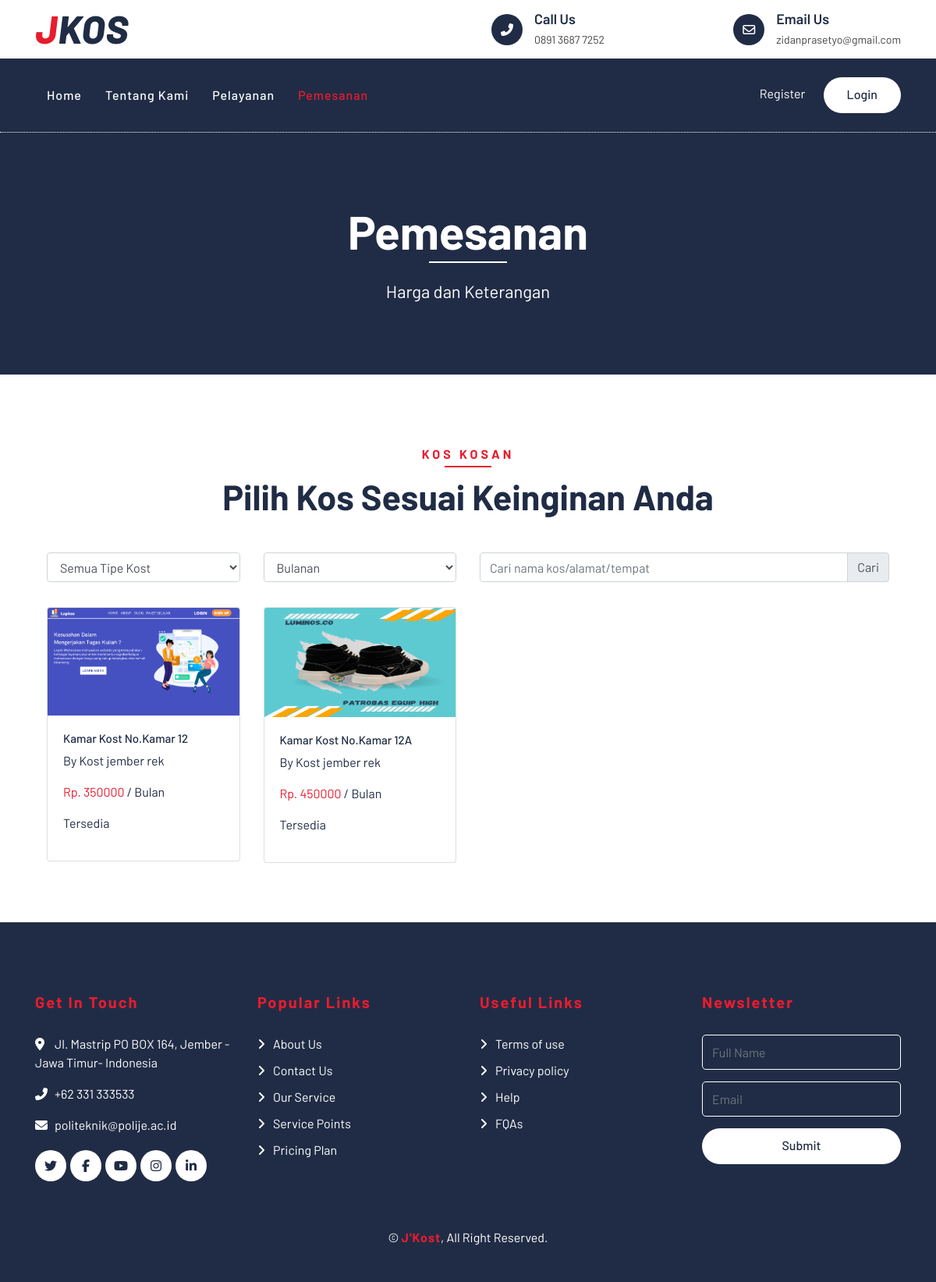
Before: /order.php with the older database file.
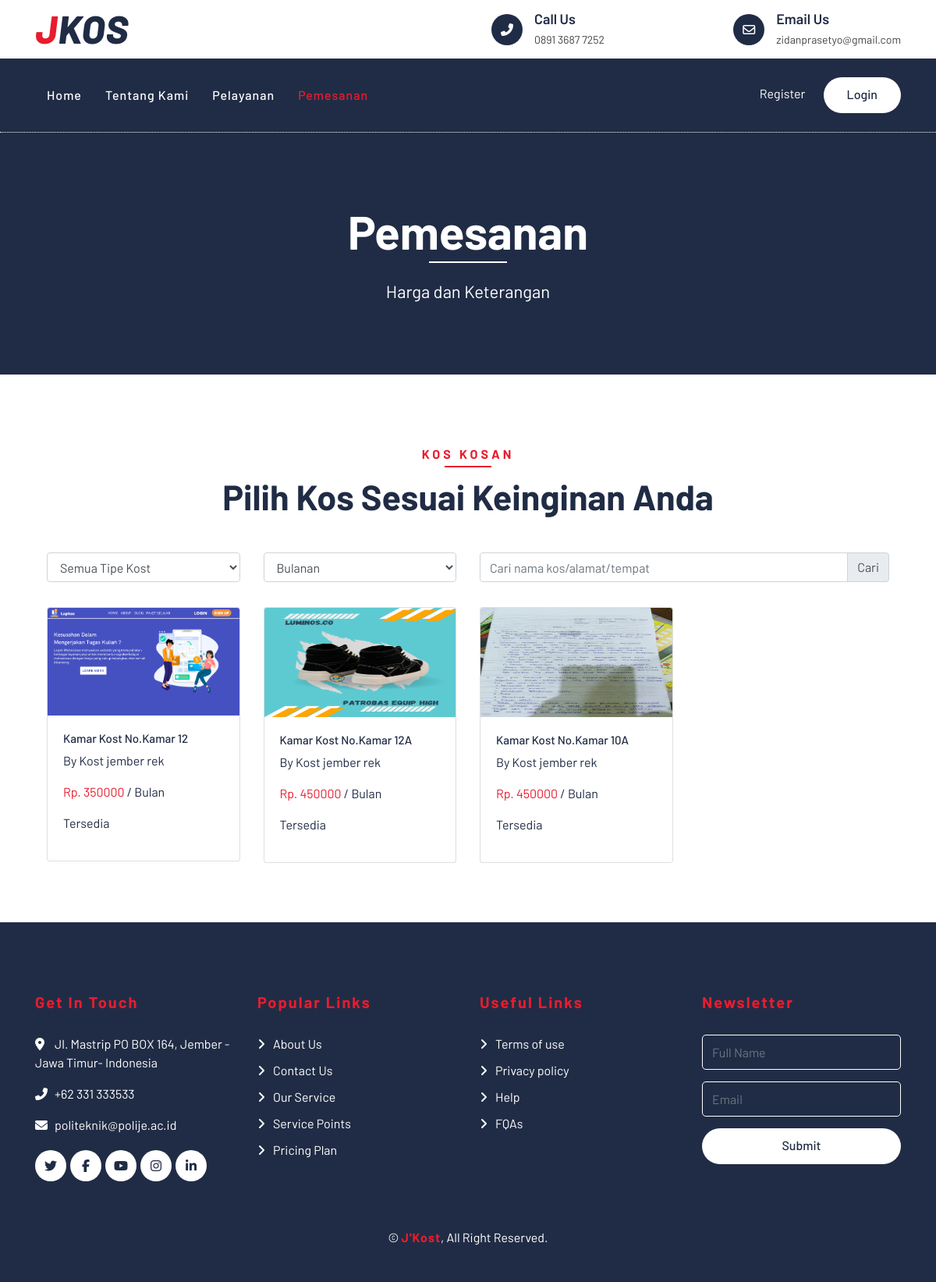
After: the same page with the newer database file.
### tables this page shows
CREATE TABLE `kamar_kost` (
  `id_kamar` int(11) NOT NULL,
  `id_kost` int(11) NOT NULL,
  `jenis_kamar` varchar(255) NOT NULL,
  `no_kamar` varchar(100) NOT NULL,
  `harga` varchar(225) NOT NULL,
  `status_kamar` varchar(255) NOT NULL,
  `foto_kamar_pertama` varchar(225) NOT NULL,
  `foto_kamar_kedua` varchar(225) NOT NULL,
  `foto_kamar_ketiga` varchar(225) NOT NULL,
  `foto_kamar_keempat` varchar(225) NOT NULL,
  `deskripsi` varchar(255) NOT NULL
);

CREATE TABLE `data_kost` (
  `id_kost` int(11) NOT NULL,
  `id_user` int(11) NOT NULL,
  `nama_kost` varchar(255) NOT NULL,
  `alamat` varchar(255) NOT NULL,
  `deskripsi` varchar(255) NOT NULL,
  `foto` varchar(255) DEFAULT NULL,
  `maps` varchar(225) DEFAULT NULL,
  `status` varchar(255) DEFAULT NULL,
  `longtitude` varchar(225) NOT NULL,
  `latitude` varchar(225) NOT NULL
);

### order.php (the view, shortened to what this page needs)
<?php
require("koneksi.php");
?>
<!DOCTYPE html>
<html lang="en">
<head>
    <link href="https://stackpath.bootstrapcdn.com/bootstrap/4.4.1/css/bootstrap.min.css" rel="stylesheet">
    <link href="https://cdnjs.cloudflare.com/ajax/libs/font-awesome/5.10.0/css/all.min.css" rel="stylesheet">
    <link href="lib/flaticon/font/flaticon.css" rel="stylesheet">
    <link href="lib/animate/animate.min.css" rel="stylesheet">
    <link href="lib/owlcarousel/assets/owl.carousel.min.css" rel="stylesheet">
    <link rel="stylesheet" href="node_modules/@fortawesome/fontawesome-free/css/all.css">
    <link href="css/style.css" rel="stylesheet">
</head>
<body>
    <div class="top-bar">
        <div class="container">
            <div class="row align-items-center">
                <div class="col-lg-4 col-md-3">
                    <div class="logo">
                        <a href="index.html">
                            <h1>J<span>KOS</span></h1>
                        </a>
                    </div>
                </div>
                <div class="col-4 col-md-4">
                    <div class="top-bar-item">
                        <div class="top-bar-icon">
                            <i class="fa fa-phone-alt"></i>
                        </div>
                        <div class="top-bar-text">
                            <h3>Call Us</h3>
                            <p>0891 3687 7252</p>
                        </div>
                    </div>
                </div>
                <div class="col-4 col-md-4">
                    <div class="top-bar-item">
                        <div class="top-bar-icon">
                            <i class="far fa-envelope"></i>
                        </div>
                        <div class="top-bar-text">
                            <h3>Email Us</h3>
                            <p>zidanprasetyo@gmail.com</p>
                        </div>
                    </div>
                </div>
            </div>
        </div>
    </div>
    <div class="nav-bar">
        <div class="container">
            <nav class="navbar navbar-expand-lg bg-dark navbar-dark">
                <div class="collapse navbar-collapse justify-content-between" id="navbarCollapse">
                    <div class="navbar-nav mr-auto">
                        <a href="index" class="nav-item nav-link ">Home</a>
                        <a href="about" class="nav-item nav-link">Tentang Kami</a>
                        <a href="service" class="nav-item nav-link">Pelayanan</a>
                        <a href="order" class="nav-item nav-link active">Pemesanan</a>
                    </div>
                    <div class="ml-auto">
                        <?php if (isset($_SESSION['id_user'])) { ?>
                            <ul class="navbar-nav d-lg-flex">
                                <li class="nav-item dropdown">
                                    <a href="" class="nav-link" id="navbarDropdown" role="button" data-toggle="dropdown">
                                        Hi, <?php echo $name; ?>
                                        <img src="img/<?= $sesImg;  ?>" alt="" class="rounded-circle m-0 p-0 profile-picture " height="50px">
                                    </a>
                                    <div class="dropdown-menu bg-dark">
                                        <a href="dashboard" class="dropdown-item text-danger">Dashboard</a>
                                        <a href="ResetPass" class="dropdown-item text-danger">Setting</a>
                                        <div class="dropdown-divider"></div>
                                        <a href="logout" class="dropdown-item text-danger">Logout</a>
                                    </div>
                                </li>
                            </ul>
                        <?php
                        } elseif (!isset($_SESSION['id_user'])) { ?>
                            <a href="register.php" class="btn-regis ">Register</a>
                            <a href="login.php" class="btn btn-custom">Login</a>
                        <?php } ?>
                    </div>
                </div>
            </nav>
        </div>
    </div>
    <div class="page-header">
        <div class="container">
            <div class="row">
                <div class="col-12">
                    <h2>Pemesanan</h2>
                </div>
                <div class="col-12">
                    <a href="">Harga dan Keterangan</a>
                </div>
            </div>
        </div>
    </div>
    <div class="price">
        <div class="container">
            <div class="section-header text-center">
                <p>Kos Kosan</p>
                <h2>Pilih Kos Sesuai Keinginan Anda</h2>
            </div>
            <form action="" method="get">
                <div class="row mb-3 justify-content-between">
                    <div class="col-lg-3">
                        <select class="form-control  form-select" aria-label="Default select example">
                            <option selected><i class="fa-regular fa-people"></i>Semua Tipe Kost</option>
                        </select>
                    </div>
                    <div class="col-lg-3">
                        <select class="form-control  form-select" aria-label="Default select example">
                            <option selected><i class="fa-regular fa-people"></i>Bulanan</option>
                        </select>
                    </div>
                    <div class="col-lg-6 input-group mb-3">
                        <input type="text" name="keyword" class="form-control" placeholder="Cari nama kos/alamat/tempat " aria-label="Recipient's username" aria-describedby="basic-addon2">
                        <div class="input-group-append">
                            <button class="input-group-text  btn" id="basic-addon2">Cari</button>
                        </div>
                    </div>
                </div>
            </form>
            <div class="row">
                <?php
                $queryKost = "SELECT kamar_kost.id_kamar,data_kost.nama_kost, kamar_kost.no_kamar,kamar_kost.harga,kamar_kost.foto_kamar_pertama,kamar_kost.status_kamar
                        FROM kamar_kost
                        INNER JOIN data_kost ON kamar_kost.id_kost=data_kost.id_kost
                        WHERE kamar_kost.status_kamar = 'Tersedia' AND data_kost.status = 'APPROVED'";
                $result = mysqli_query($koneksi, $queryKost);
                while ($row = mysqli_fetch_array($result)) {
                    $idKamar = $row['id_kamar'];
                    $noKamar = $row['no_kamar'];
                    $namaKost = $row['nama_kost'];
                    $harga = $row['harga'];
                    $foto = $row['foto_kamar_pertama'];
                    $statKamar = $row['status_kamar']
                ?>
                    <div class="col-lg-3 mb-3">
                        <a href="details.php?id_kamar=<?= $idKamar; ?>">
                            <div class="card">
                                <img src="img/<?= $foto; ?>" class="card-img-top" alt="..." style="max-height: 140px;">
                                <div class="card-body">
                                    <h2 class="card-text">Kamar Kost No.Kamar <?= $noKamar; ?></h2>
                                    <p>By <?= $namaKost; ?></p>
                                    <p><span class="kost-price">Rp. <?= $harga; ?> </span>/ Bulan</p>
                                    <p><?= $statKamar; ?></p>
                                </div>
                            </div>
                        </a>
                    </div>
                <?php } ?>
            </div>
        </div>
    </div>
    <div class="footer">
        <div class="container">
            <div class="row">
                <div class="col-lg-3 col-md-6">
                    <div class="footer-contact">
                        <h2>Get In Touch</h2>
                        <p><i class="fa fa-map-marker-alt"></i>Jl. Mastrip PO BOX 164, Jember - Jawa Timur- Indonesia</p>
                        <p><i class="fa fa-phone-alt"></i>+62 331 333533</p>
                        <p><i class="fa fa-envelope"></i>politeknik@polije.ac.id</p>
                        <div class="footer-social">
                            <a class="btn" href=""><i class="fab fa-twitter"></i></a>
                            <a class="btn" href=""><i class="fab fa-facebook-f"></i></a>
                            <a class="btn" href=""><i class="fab fa-youtube"></i></a>
                            <a class="btn" href=""><i class="fab fa-instagram"></i></a>
                            <a class="btn" href=""><i class="fab fa-linkedin-in"></i></a>
                        </div>
                    </div>
                </div>
                <div class="col-lg-3 col-md-6">
                    <div class="footer-link">
                        <h2>Popular Links</h2>
                        <a href="">About Us</a>
                        <a href="">Contact Us</a>
                        <a href="">Our Service</a>
                        <a href="">Service Points</a>
                        <a href="">Pricing Plan</a>
                    </div>
                </div>
                <div class="col-lg-3 col-md-6">
                    <div class="footer-link">
                        <h2>Useful Links</h2>
                        <a href="">Terms of use</a>
                        <a href="">Privacy policy</a>
                        <a href="">Help</a>
                        <a href="">FQAs</a>
                    </div>
                </div>
                <div class="col-lg-3 col-md-6">
                    <div class="footer-newsletter">
                        <h2>Newsletter</h2>
                        <form>
                            <input class="form-control" placeholder="Full Name">
                            <input class="form-control" placeholder="Email">
                            <button class="btn btn-custom">Submit</button>
                        </form>
                    </div>
                </div>
            </div>
        </div>
        <div class="container copyright">
            <p>&copy; <a href="index.php">J'Kost</a>, All Right Reserved.</p>
        </div>
    </div>
</body>
</html>

Changed rows visible on the page:
added kamar_kost: foto_kamar_pertama (picture), no_kamar "10A", id_kost.nama_kost "Kost jember rek", harga "450000", status_kamar "Tersedia"
